Frame 1 (no input): blank canvas, image omitted
Frame 60 (no input): blank canvas, image omitted
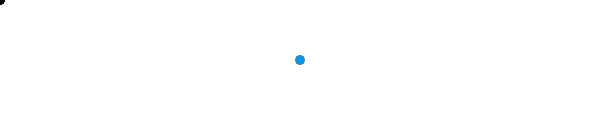
Frame 120 (the mouse pressed at the canvas centre since frame 60)

The p5.js sketch whose frames 1 and 60 were blank and that drew this single picture after the mouse press (run headless with seeded random() and noise() and a simulated clock; from frame 60 on, the mouse is pressed at the canvas centre):

// p5.js sketch
// ── sketch.js
var r, g, b;

function setup() {
  createCanvas(600, 120);

  //set the starting color to black
  r = 0;
  g = 0;
  b = 0;
  noStroke();
}

function draw() {
    //set the fill to whatever values are held by r, g, and b
	  fill(r, g, b);
  	ellipse(mouseX, mouseY, 9, 9);
    
    if(mouseIsPressed){ // if the mouse is pressed
        //set the red, green, and blue variables to a random value
        r = random(0, 255);
        g = random(0, 255);
        b = random(0, 255);
    }
}
